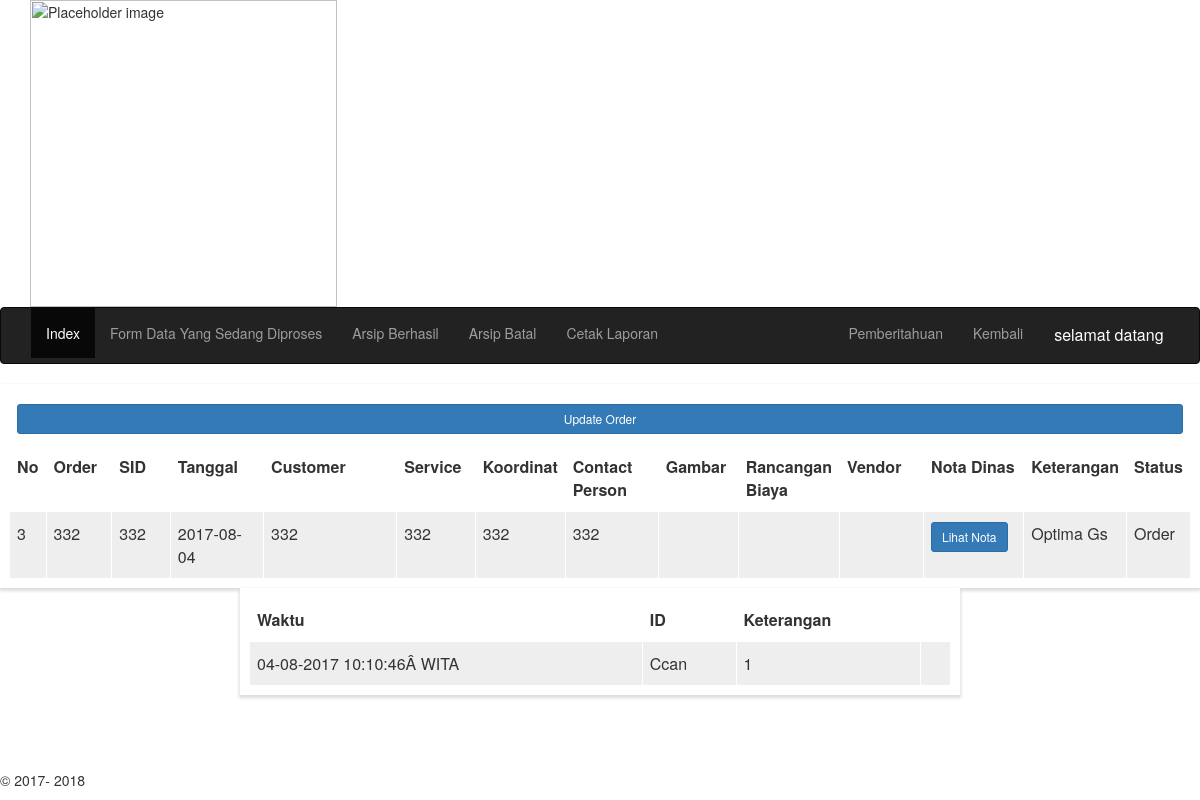
Page /Optimags/Detail.php?ni=3 on the committed database.
### tables this page shows
CREATE TABLE `ccan` (
  `no` int(11) NOT NULL AUTO_INCREMENT,
  `od` varchar(11) NOT NULL,
  `sid` varchar(20) NOT NULL,
  `tgl` date NOT NULL,
  `cus` varchar(255) NOT NULL,
  `service` varchar(50) NOT NULL,
  `koor` varchar(50) NOT NULL,
  `cp` varchar(50) NOT NULL,
  `nota` varchar(255) NOT NULL,
  `wk` varchar(255) NOT NULL,
  `stts` varchar(25) NOT NULL,
  `waktu_ccan` timestamp NOT NULL DEFAULT CURRENT_TIMESTAMP ON UPDATE CURRENT_TIMESTAMP,
  PRIMARY KEY (`no`)
);

CREATE TABLE `vendor` (
  `id_v` int(11) NOT NULL AUTO_INCREMENT,
  `time` varchar(60) NOT NULL,
  `id` varchar(50) NOT NULL,
  `ket` varchar(255) NOT NULL,
  `stts_v` varchar(255) NOT NULL,
  `wk_v` varchar(255) NOT NULL,
  `no_ccanw` int(11) NOT NULL,
  `waktu_ven` timestamp NOT NULL DEFAULT CURRENT_TIMESTAMP ON UPDATE CURRENT_TIMESTAMP,
  PRIMARY KEY (`id_v`)
);

### Optimags/Detail.php (the view, shortened to what this page needs)
<?php
$namamu = $_SESSION[ 'usernamel' ];
$namamu = ucwords( strtolower( $namamu ) );
if ( isset( $_GET[ 'ni' ] ) ) {
	$id = $_GET[ 'ni' ];
	$query_D = mysql_query( 'SELECT ccan.*, optima.* from ccan LEFT JOIN optima ON ccan.no=optima.no_ccan WHERE ccan.no = "' . $id . '"' )or die( mysql_error() );
	$_data = mysql_fetch_array( $query_D );
	$no = $_data[ 'no' ];
	$ord = $_data[ 'od' ];
	$sd = $_data[ 'sid' ];
	$tanggal = $_data[ 'tgl' ];
	$cus = $_data[ 'cus' ];
	$serv = $_data[ 'service' ];
	$ko = $_data[ 'koor' ];
	$cp = $_data[ 'cp' ];
	$nota = $_data[ 'nota' ];
	$gambar = $_data[ 'gambar' ];
	$rab = $_data[ 'rab' ];
	$stts = $_data[ 'stts' ];
	$wk = $_data[ 'wk' ];
}
?>
<html>
<head>
	<link rel="stylesheet" href="../css/bootstrap-3.3.7.css"/>
	<link href="../css/style.css" rel="stylesheet" type="text/css">
</head>
<body>
	<div class="container">
		<img src="../images/Logo-Telkom-Indonesia-transparent-background.png" alt="Placeholder image" width="307" class="img-responsive">
	</div>
	<nav class="navbar navbar-inverse">
		<div class="container-fluid">
			<div class="collapse navbar-collapse" id="inverseNavbar1">
				<ul class="nav navbar-nav">
					<li class="active">
						<a href=#>Index</a>
					</li>
					<li>
						<a href=Arsip.php>Form Data Yang Sedang Diproses</a>
					</li>
					<li>
						<a href=Arsipccan.php>Arsip Berhasil</a>
					</li>
					<li>
						<a href=Arsip_cancel.php>Arsip Batal</a>
					</li>
					<li>
						<a href=laporan_3.php>Cetak Laporan</a>
					</li>
				</ul>
				<ul class="nav navbar-nav navbar-right">
					<li class="dropdown">
						<a href="#" class="dropdown-toggle" data-toggle="dropdown"><span class="label label-pill label-danger count"></span>Pemberitahuan</a>
					</li>
					<li>
						<a href="Index.php" onclick="return backask();">Kembali</a>
					</li>
					<div class="dropdown">
						<button class="dropbtn">selamat datang&nbsp;<?php echo $namamu ?></button>
					</div>
				</ul>
			</div>
		</div>
	</nav>
<form id="form1" name="form1" method="post">
	<table width="100%" height="178" border="1" class="zebra-table">
		<thead>
			<?php
			$cek = mysql_num_rows( mysql_query( 'SELECT ccan.*, optima.* FROM ccan LEFT JOIN optima ON ccan.no=optima.no_ccan WHERE optima.no_ccan = "' . $id . '" AND ccan.stts NOT LIKE "%Close 2%"' ) );
			if ( $cek > 0 && $stts != 'Close 2') {
			?>
			<tr>
				<td colspan="14" width="113"><a type="button" class="btn btn-primary btn-sm center-block" href="update_optima_gs.php?ni=<?php echo $no;?>" title="tambah">Update Order</a>
				</td>
			</tr>
			<?php
			}else if ($cek < 2 && $stts != 'Close 2' ){
			?>
			<tr>
				<td colspan="14" width="113"><a type="button" class="btn btn-primary btn-sm center-block" href="Edit_optima_gs.php?ni=<?php echo $no;?>" title="tambah">Update Order</a>
				</td>
			</tr>
			<?php
			}
			?>
			<tr>
				<th width="3%">No</th>
				<th width="6%">Order</th>
				<th width="6%">SID</th>
				<th width="9%">Tanggal</th>
				<th width="14%">Customer</th>
				<th width="7%">Service</th>
				<th width="7%">Koordinat</th>
				<th width="9%">Contact Person</th>
				<th width="7%">Gambar</th>
				<th width="7%">Rancangan Biaya</th>
				<th width="8%">Vendor</th>
				<th width="9%">Nota Dinas</th>
				<th width="15%">Keterangan</th>
				<th width="7%">Status</th>
			</tr>
		</thead>
		<tbody>
			<tr>
				<td>
					<?php echo $no; ?>
				</td>
				<td>
					<?php echo $ord; ?>
				</td>
				<td>
					<?php echo $sd; ?>
				</td>
				<td>
					<?php echo $tanggal; ?>
				</td>
				<td>
					<?php echo $cus; ?>
				</td>
				<td>
					<?php echo $serv; ?>
				</td>
				<td>
					<?php echo $ko; ?>
				</td>
				<td>
					<?php echo $cp; ?>
				</td>
				<?php
				if ( !empty( $gambar ) && !empty( $rab ) ) {
					echo '
			<td><a href="../GambaUP/' . $gambar . '" class="btn btn-primary btn-sm">Lihat Gambar</a></td>
			<td><a href="../RAB/' . $rab . '" class="btn btn-primary btn-sm" target="_blank">Lihat Rancangan Biaya</a></td>
			';
				} else if ( !empty( $gambar ) && empty( $rab ) ) {
					echo '
			<td><a href="../GambaUP/' . $gambar . '" class="btn btn-primary btn-sm" target="_blank">Lihat Gambar</a></td>
			<td>&nbsp;</td>
			';
				} else if ( !empty( $rab ) && empty( $gambar ) ) {
					echo '
			<td>&nbsp;</td>
			<td><a href="../RAB/' . $rab . '" class="btn btn-primary btn-sm" target="_blank">Lihat Rancangan Biaya</a></td>
			';
				} else {
					echo '
			<td>&nbsp;</td>
			<td>&nbsp;</td>
			';
				}
				?>
				<td>
				</td>
					<?php
					if ( !empty( $nota )  ) {
					echo '
			<td><a href="../nota/' . $nota . '" class="btn btn-primary btn-sm" target="_blank">Lihat Nota</a></td>
			';
				} else {
					echo '
			<td>&nbsp;</td>
			';
				}
					 ?>
				<td>
					<?php echo $wk; ?>
				</td>
				<td>
					<?php echo $stts; ?>
				</td>
			</tr>
		</tbody>
	</table>
	<table border="1" id="tabelku" width="30%" align="center" class="zebra-tables">
		<thead>
		<tr>
			<th>Waktu</th>
				<th>ID</th>
					<th>Keterangan</th>
		</tr>
	</thead>
		<tbody>
			<?php
			$query_D_C = mysql_query( "select * from vendor where no_ccanw = $no " )or die( mysql_error() );
			while ( $datas = mysql_fetch_array( $query_D_C ) ) {
				?>
			<tr>
				<td>
					<?php echo $datas['time']; ?>
				</td>
				<td>
					<?php echo $datas['id']; ?>
				</td>
				<td>
					<?php echo $datas['ket']; ?>
				</td>
				<td></td>
			</tr>
		</tbody>
		<?php
		}
		?>
	</table>
</form>
<br/>
<br/>
<br/>
<footer>&copy; 2017-
	<?php echo date("Y");?>
</footer>
</body>
</html>

### css/style.css (style rules this page uses)
body footer { position: fixed; left: 0px; bottom: 0px; height: 30px; width: 100%; }
.zebra-table { width: 100%; border-collapse: collapse; box-shadow: 0 2px 3px 1px #ddd; overflow: hidden; border:10px solid #fff; }
.zebra-table th,.zebra-table td { vertical-align: top; padding: 10px 7px; text-align: left; margin: 0; }
.zebra-table tbody tr:nth-child(odd) { background:#eee; }
.zebra-tables { width: 60%; border-collapse: collapse; box-shadow: 0 2px 3px 1px #ddd; overflow: hidden; border:10px solid #fff; }
.zebra-tables th,.zebra-tables td { vertical-align: top; padding: 10px 7px; text-align: left; margin: 0; }
.zebra-tables tbody tr:nth-child(odd) { background:#eee; }
.dropbtn { background-color: #222222; color: white; padding: 16px; font-size: 16px; border: none; cursor: pointer; }
.dropdown { position: relative; display: inline-block; }

### rows in the picture
ccan: no "3", od "332", sid "332", tgl "2017-08-04", cus "332", service "332", koor "332", cp "332", wk "Optima Gs", stts "Order"
vendor: time "04-08-2017 10:10:46Â WITA", id "Ccan", ket "1"
